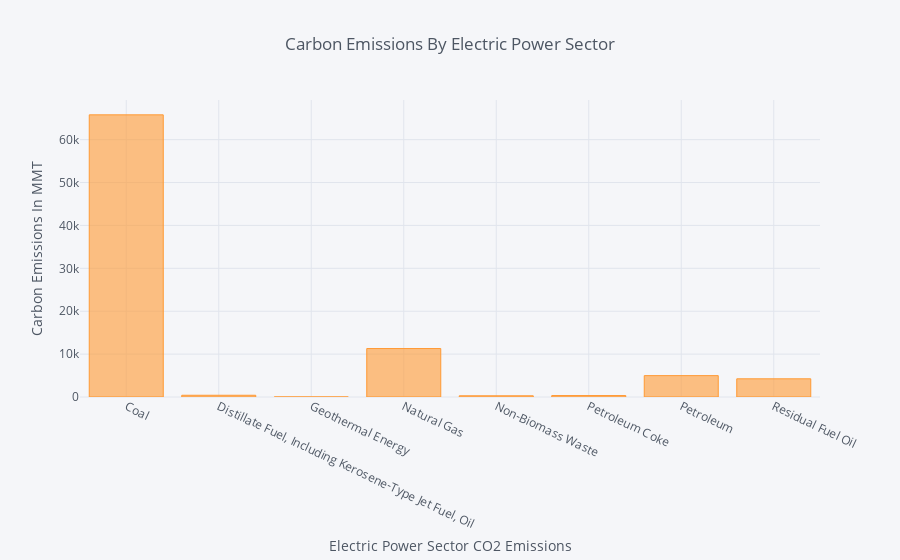

This figure's notebook cell:
### Code cell
desc = df.groupby('Description').sum()
desc.drop('Column_Order', inplace=True, axis=1)

ni = []
for i in desc.index:
    ni.append(i[:-35])
desc.index = ni

fig = desc.loc[desc.index[:-1]].iplot(kind = 'bar', 
                                xTitle = 'Electric Power Sector CO2 Emissions', 
                                yTitle = 'Carbon Emissions In MMT', 
                                title = 'Carbon Emissions By Electric Power Sector',asFigure=True)
fig.layout.xaxis.automargin = True
fig.layout.xaxis.tickangle = 25
fig.show()

### Figure 1 — Plotly figure (JSON) as saved in the notebook; plotly's stock layout.template omitted (floating-point values rounded to 4 significant figures)
{"data": [{"marker": {"color": "rgba(255, 153, 51, 0.6)", "line": {"color": "rgba(255, 153, 51, 1.0)", "width": 1}}, "name": "Value", "orientation": "v", "text": "", "type": "bar", "uid": "d267331d-4074-4c7c-ad13-6e93f3c65054", "x": ["Coal ", "Distillate Fuel, Including Kerosene-Type Jet Fuel, Oil ", "Geothermal Energy ", "Natural Gas ", "Non-Biomass Waste ", "Petroleum Coke ", "Petroleum ", "Residual Fuel Oil "], "y": [65780.0, 404.9, 10.56, 11300.0, 281.4, 338.8, 4983.0, 4239.0]}], "layout": {"legend": {"bgcolor": "#F5F6F9", "font": {"color": "#4D5663"}}, "paper_bgcolor": "#F5F6F9", "plot_bgcolor": "#F5F6F9", "title": {"font": {"color": "#4D5663"}, "text": "Carbon Emissions By Electric Power Sector"}, "xaxis": {"automargin": true, "gridcolor": "#E1E5ED", "showgrid": true, "tickangle": 25, "tickfont": {"color": "#4D5663"}, "title": {"font": {"color": "#4D5663"}, "text": "Electric Power Sector CO2 Emissions"}, "zerolinecolor": "#E1E5ED"}, "yaxis": {"gridcolor": "#E1E5ED", "showgrid": true, "tickfont": {"color": "#4D5663"}, "title": {"font": {"color": "#4D5663"}, "text": "Carbon Emissions In MMT"}, "zerolinecolor": "#E1E5ED"}}}
